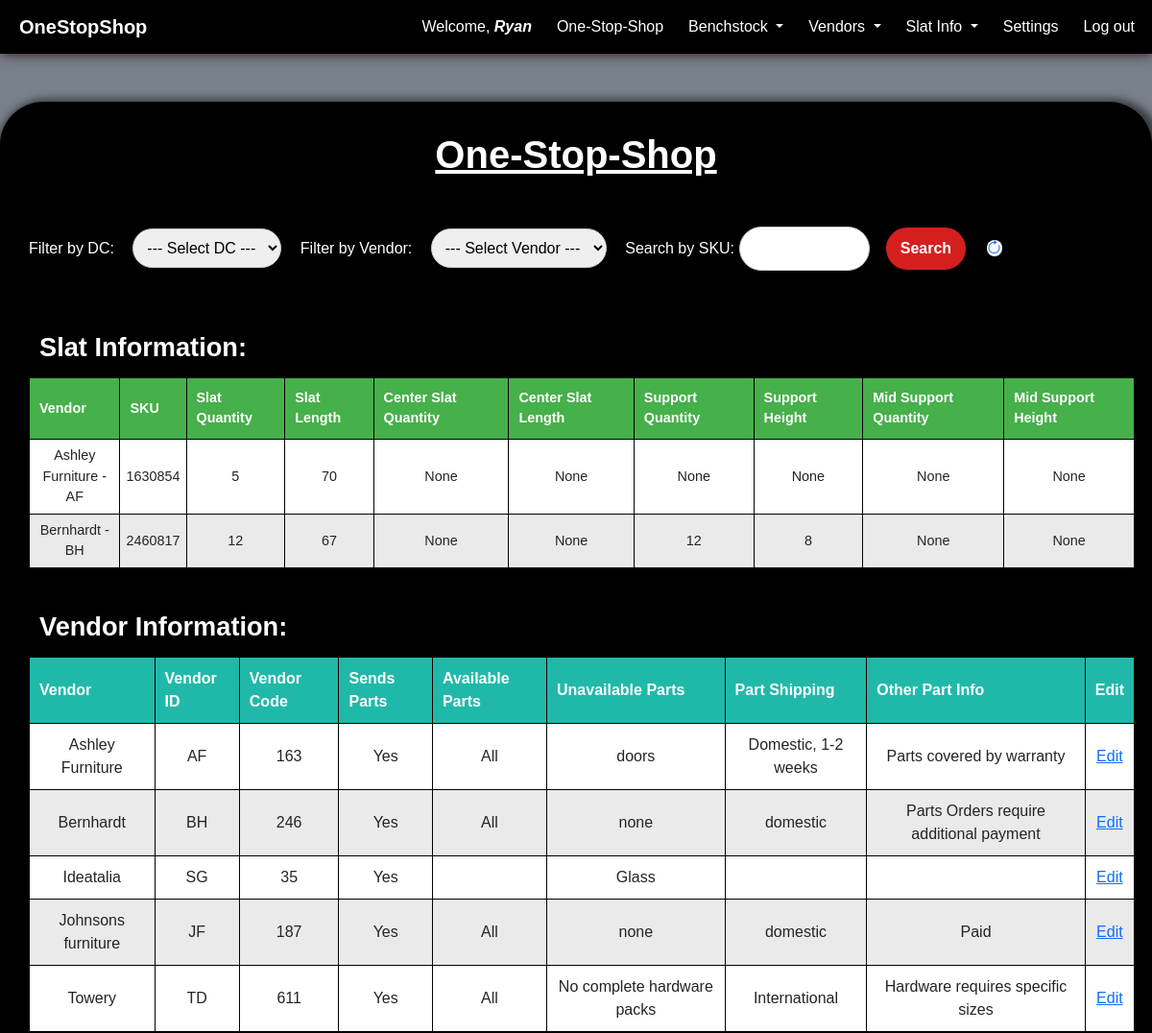
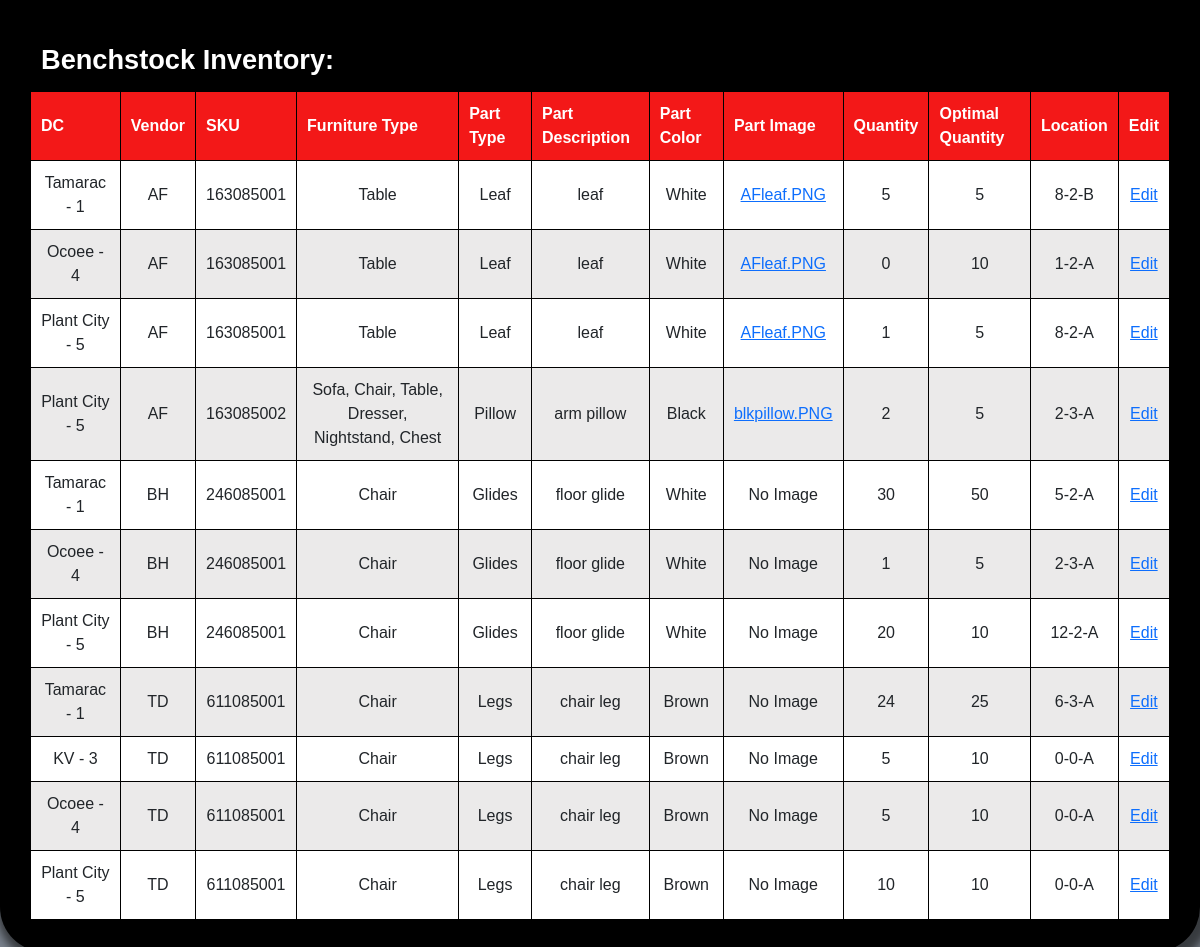
Screenshot of /crud_app/one_stop_shop (signed in) with the database file from the repository (2 pictures, top to bottom).
### crud_app/models.py (models this page shows, shortened)
class SlatInformation(models.Model):
    vendor = models.ForeignKey(Vendors, on_delete=models.SET_NULL, null=True)
    sku = models.PositiveIntegerField(unique=True)
    slat_amount = models.PositiveIntegerField(blank=True, null=True)
    slat_length = models.PositiveIntegerField(blank=True, null=True)
    center_slat_amount = models.PositiveIntegerField(blank=True, null=True)
    center_slat_length = models.PositiveIntegerField(blank=True, null=True)
    support_amount = models.PositiveIntegerField(blank=True, null=True)
    support_height = models.PositiveIntegerField(blank=True, null=True)
    mid_support_amount = models.PositiveIntegerField(blank=True, null=True)
    mid_support_height = models.PositiveIntegerField(blank=True, null=True)

class Vendors(models.Model):
    vendor_name = models.CharField(max_length=100 ,unique=True)
    vendor_id = models.CharField(max_length=4 ,unique=True)
    vendor_code = models.PositiveSmallIntegerField(unique=True)
    SEND_PART_CHOICES = [
        ('Yes', 'Yes'),
        ('No', 'No'),
    ]
    sends_parts = models.CharField(choices=SEND_PART_CHOICES, max_length=3, default='Yes')
    available_parts = models.CharField(max_length=500, blank=True)
    unavailable_parts = models.CharField(max_length=500, blank=True)
    part_shipping = models.CharField(max_length=400, blank=True)
    other_part_info = models.CharField(max_length=400, blank=True)
    def __str__(self):
        return f"{self.vendor_name} - {self.vendor_id}"

class Benchstock_part_in_DC(models.Model):
    dc = models.ForeignKey(DC, on_delete=models.CASCADE)
    benchstock_part = models.ForeignKey(Benchstock_part, on_delete=models.CASCADE)
    quantity = models.PositiveSmallIntegerField()
    optimal_quantity = models.PositiveSmallIntegerField()
    rack_number = models.PositiveSmallIntegerField()
    shelf_number = models.PositiveSmallIntegerField()
    SELF_SIDE_CHOICES = [
        ('A','A'),
        ('B','B'),
    ]
    shelf_side = models.CharField(choices=SELF_SIDE_CHOICES, max_length=1)
    class Meta:
        unique_together = [['dc', 'benchstock_part']]

class DC(models.Model):
    dc_name = models.CharField(max_length=80, unique=True)
    dc_number = models.PositiveSmallIntegerField(unique=True)
    rack_amount = models.SmallIntegerField()
    shelf_per_rack = models.SmallIntegerField()
    def __str__(self):
        return f"{self.dc_name} - {self.dc_number}"

class Benchstock_part(models.Model):
    vendor = models.ForeignKey(Vendors, on_delete=models.SET_NULL, null=True)
    benchstock_sku = models.PositiveIntegerField(unique=True, editable=False)
    furniture_type = models.ManyToManyField(Furniture)
    part_type = models.ForeignKey(Parts, on_delete=models.SET_NULL, null=True)
    part_description = models.CharField(max_length=50, blank=True)
    part_color = models.ForeignKey(Color, on_delete=models.SET_NULL, null=True)
    part_image = models.ImageField(null=True, storage=DefaultStorage())
    ACTIVE_CHOICES =  [
        ('Active', 'Active'),
        ('Discontinued', 'Discontinued'),
    ]
    discontinued = models.CharField(choices=ACTIVE_CHOICES, max_length=30, default='Active')
    class Meta:
        unique_together = [['vendor','part_type','part_description','part_color']]

class Furniture(models.Model):
    furniture_categories = models.CharField(max_length=40, unique=True)
    def __str__(self):
        return f"{self.furniture_categories}"

class Parts(models.Model):
    part_categories = models.CharField(max_length=40, unique=True)
    def __str__(self):
        return f"{self.part_categories}"

class Color(models.Model):
    color_options = models.CharField(max_length=30, unique=True)
    def __str__(self):
        return f"{self.color_options}"

### crud_app/views.py (the view)
# urls.py: path('one_stop_shop', views.one_stop_shop, name='one_stop_shop'),
def one_stop_shop(request):
    benchstock_parts_in_dc = Benchstock_part_in_DC.objects.all().order_by('benchstock_part__vendor__vendor_name', 'dc__dc_number')
    slat_info = SlatInformation.objects.all().order_by('vendor__vendor_name')
    vendors = Vendors.objects.all().order_by('vendor_name')
    dc_choices = DC.objects.values_list('dc_name', flat=True).distinct()
    vendor_choices = Vendors.objects.values_list('vendor_id', flat=True).distinct()
    dc_filter = request.GET.get('dc_filter')
    vendor_filter = request.GET.get('vendor_filter')
    sku_filter = request.GET.get('sku_filter')
    if dc_filter:
        benchstock_parts_in_dc = benchstock_parts_in_dc.filter(dc__dc_name=dc_filter)
    if vendor_filter:
        slat_info = slat_info.filter(vendor__vendor_id=vendor_filter)
        vendors = vendors.filter(vendor_id=vendor_filter)
        benchstock_parts_in_dc = benchstock_parts_in_dc.filter(benchstock_part__vendor__vendor_id=vendor_filter)
    if sku_filter:
        slat_info = slat_info.filter(sku__icontains=sku_filter)
    return render(request, 'crud_app/one_stop_shop.html',{'benchstock_parts_in_dc':benchstock_parts_in_dc, 'dc_choices':dc_choices, 'vendor_choices':vendor_choices, 'slat_info':slat_info, 'vendors':vendors})

### crud_app/templates/crud_app/one_stop_shop.html (shortened to what this page needs)
{% extends 'crud_app/base.html' %}
{% load static %}
{% block additional_css %}
<link rel="stylesheet" href="{% static 'crud_app/css/onestopshop.css' %}">
{% endblock %}
{% block content %}
{%if user.is_authenticated%}
<div class="oss-container">
    <h1 class="oss-title">One-Stop-Shop</h1>
    <form method="get" action="">
        <label for="dc_filter">Filter by DC:</label>
        <select name="dc_filter">
            <option value="">--- Select DC ---</option>
        </select>
        <label for="vendor_filter">Filter by Vendor:</label>
        <select name="vendor_filter">
            <option value="">--- Select Vendor ---</option>
        </select>
        <label for="sku_filter">Search by SKU:</label>
        <input class="sku-input" type="text" name="sku_filter" value="{{ request.GET.sku_filter }}">
        <input class="submit-btn" type="submit" value="Search">
        <a href="{% url 'crud_app:one_stop_shop' %}" class="reset-btn"><i class="bi bi-arrow-clockwise"></i></a>
    </form>
    <div class="all-slats-table-wrapper">
        <table class="all-slats-table">
            <thead>
                <tr>
                    <th colspan="10" style="background-color: black; font-size: 1.7rem;">Slat Information:</th>
                </tr>
                <tr>
                    <th>Vendor</th>
                    <th>SKU</th>
                    <th>Slat Quantity</th>
                    <th>Slat Length</th>
                    <th>Center Slat Quantity</th>
                    <th>Center Slat Length</th>
                    <th>Support Quantity</th>
                    <th>Support Height</th>
                    <th>Mid Support Quantity</th>
                    <th>Mid Support Height</th>
                </tr>
            </thead>
            <tbody>
                {% for slats in slat_info %}
                <tr>
                    <td>{{slats.vendor}}</td>
                    <td>{{slats.sku}}</td>
                    <td>{{slats.slat_amount}}</td>
                    <td>{{slats.slat_length}}</td>
                    <td>{{slats.center_slat_amount}}</td>
                    <td>{{slats.center_slat_length}}</td>
                    <td>{{slats.support_amount}}</td>
                    <td>{{slats.support_height}}</td>
                    <td>{{slats.mid_support_amount}}</td>
                    <td>{{slats.mid_support_height}}</td>
                </tr>
                {% endfor %}
            </tbody>
        </table>
    </div>
    <div class="all-vendors-table-wrapper">
        <table class="all-vendors-table">
            <thead>
                <tr>
                    <th colspan="9" style="background-color: black; font-size: 1.7rem;">Vendor Information:</th>
                </tr>
                <tr>
                    <th>Vendor</th>
                    <th>Vendor ID</th>
                    <th>Vendor Code</th>
                    <th>Sends Parts</th>
                    <th>Available Parts</th>
                    <th>Unavailable Parts</th>
                    <th>Part Shipping</th>
                    <th>Other Part Info</th>
                    <th>Edit</th>
                </tr>
            </thead>
            <tbody>
                {% for vendor in vendors %}
                <tr>
                    <td>{{vendor.vendor_name}}</td>
                    <td>{{vendor.vendor_id}}</td>
                    <td>{{vendor.vendor_code}}</td>
                    <td>{{vendor.sends_parts}}</td>
                    <td>{{vendor.available_parts}}</td>
                    <td>{{vendor.unavailable_parts}}</td>
                    <td>{{vendor.part_shipping}}</td>
                    <td>{{vendor.other_part_info}}</td>
                    <td><a href="{% url 'crud_app:edit_vendors' vendor.id %}">Edit</a></td>
                </tr>
                {% endfor %}
            </tbody>
        </table>
    </div>
    <div class="all-dc-skus-table-wrapper">
        <table class="all-dc-skus-table">
            <thead>
                <tr>
                    <th colspan="12" style="background-color: black; font-size: 1.7rem;">Benchstock Inventory:</th>
                </tr>
                <tr>
                    <th>DC</th>
                    <th>Vendor</th>
                    <th>SKU</th>
                    <th>Furniture Type</th>
                    <th>Part Type</th>
                    <th>Part Description</th>
                    <th>Part Color</th>
                    <th>Part Image</th>
                    <th>Quantity</th>
                    <th>Optimal Quantity</th>
                    <th>Location</th>
                    <th>Edit</th>
                </tr>
            </thead>
            <tbody>
                {% for sku in benchstock_parts_in_dc %}
                <tr>
                    <td>{{sku.dc}}</td>
                    <td>{{sku.benchstock_part.vendor.vendor_id}}</td>
                    <td>{{sku.benchstock_part.benchstock_sku}}</td>
                    <td>
                        {% for furniture in sku.benchstock_part.furniture_type.all %}
                        {{ furniture }}{% if not forloop.last %}, {% endif %}
                        {% endfor %}
                </td>
                    <td>{{sku.benchstock_part.part_type}}</td>
                    <td>{{sku.benchstock_part.part_description}}</td>
                    <td>{{sku.benchstock_part.part_color}}</td>
                    <td>
                        {% if sku.benchstock_part.part_image %}
                            <a href="{{ sku.benchstock_part.part_image.url }}" target="_blank">{{ sku.benchstock_part.part_image }}</a>
                        {% else %}
                            No Image
                        {% endif %}
                    </td>
                    <td>{{sku.quantity}}</td>
                    <td>{{sku.optimal_quantity}}</td>
                    <td>{{sku.rack_number}}-{{sku.shelf_number}}-{{sku.shelf_side}}</td>
                    <td><a href="{% url 'crud_app:edit_dc_parts' sku.id %}">Edit</a></td>
                </tr>
                {% endfor %}
            </tbody>
        </table>
    </div>
</div>
{%endif%}
{% endblock %}

### crud_app/templates/crud_app/base.html (shortened to what this page needs)
{% load static %}
<!DOCTYPE html>
<html lang="en">
<head>
    <link href="https://cdn.jsdelivr.net/npm/bootstrap@5.3.2/dist/css/bootstrap.min.css" rel="stylesheet">
    <link rel="stylesheet" href="https://cdn.jsdelivr.net/npm/bootstrap-icons@1.11.2/font/bootstrap-icons.min.css">
    <link rel="stylesheet" href="{% static 'crud_app/css/base.css' %}">
    {% block additional_css %}{% endblock %}
</head>
<body>
    <nav class="navbar navbar-expand-lg navbar-light">
        <a class="navbar-brand text-white" href="{% url 'crud_app:index' %}"><b>OneStopShop</b></a>
        <div class="collapse navbar-collapse" id="navbarNavDropdown">
            <ul class="navbar-nav ms-auto">
            {% if user.is_authenticated %}
            <li class="nav-item">
                <a class="nav-link text-white" href="#">Welcome, <i><b>{{ user.first_name }}</b></i></a>
            </li>
                <li class="nav-item">
                    <a class="nav-link text-white" href="{% url 'crud_app:one_stop_shop' %}">One-Stop-Shop</a>
                </li>
                <li class="nav-item dropdown">
                    <a class="nav-link dropdown-toggle text-white" href="#" id="navbarDropdownMenuLink" role="button" data-toggle="dropdown"
                        aria-haspopup="true" aria-expanded="false">
                        Benchstock
                    </a>
                </li>
                <li class="nav-item dropdown">
                    <a class="nav-link dropdown-toggle text-white" href="#" id="navbarDropdownMenuLink" role="button" data-toggle="dropdown"
                        aria-haspopup="true" aria-expanded="false">
                        Vendors
                    </a>
                </li>
                <li class="nav-item dropdown">
                    <a class="nav-link dropdown-toggle text-white" href="#" id="navbarDropdownMenuLink" role="button" data-toggle="dropdown"
                        aria-haspopup="true" aria-expanded="false">
                        Slat Info
                    </a>
                </li>
                <li class="nav-item">
                    <a class="nav-link text-white" href="{% url 'crud_app:settings' %}">Settings</a>
                </li>
                <li class="nav-item">
                    <a class="nav-link text-white" href="#" onclick="confirmLogout()">Log out</a>
                </li>
            {% else %}
                <li class="nav-item" id="nav-login">
                    <a class="nav-link text-white" href="{% url 'crud_app:index' %}">Login Required</a>
                </li>
            {% endif %}
            </ul>
        </div>
    </nav>
    {% block content %}{% endblock %}
</html>

### rows the page displays
SlatInformation: vendor "Ashley Furniture - AF", sku "1630854", slat_amount "5", slat_length "70", center_slat_amount "None", center_slat_length "None", support_amount "None", support_height "None", mid_support_amount "None", mid_support_height "None"
SlatInformation: vendor "Bernhardt - BH", sku "2460817", slat_amount "12", slat_length "67", center_slat_amount "None", center_slat_length "None", support_amount "12", support_height "8", mid_support_amount "None", mid_support_height "None"
Vendors: vendor_name "Ashley Furniture", vendor_id "AF", vendor_code "163", sends_parts "Yes", available_parts "All", unavailable_parts "doors", part_shipping "Domestic, 1-2 weeks", other_part_info "Parts covered by warranty"
Vendors: vendor_name "Bernhardt", vendor_id "BH", vendor_code "246", sends_parts "Yes", available_parts "All", unavailable_parts "none", part_shipping "domestic", other_part_info "Parts Orders require additional payment"
Vendors: vendor_name "Ideatalia", vendor_id "SG", vendor_code "35", sends_parts "Yes", unavailable_parts "Glass"
Vendors: vendor_name "Johnsons furniture", vendor_id "JF", vendor_code "187", sends_parts "Yes", available_parts "All", unavailable_parts "none", part_shipping "domestic", other_part_info "Paid"
Vendors: vendor_name "Towery", vendor_id "TD", vendor_code "611", sends_parts "Yes", available_parts "All", unavailable_parts "No complete hardware packs", part_shipping "International", other_part_info "Hardware requires specific sizes"
Benchstock_part_in_DC: dc "Tamarac - 1", benchstock_part.vendor.vendor_id "AF", benchstock_part.benchstock_sku "163085001", benchstock_part.part_type "Leaf", benchstock_part.part_description "leaf", benchstock_part.part_color "White", benchstock_part.part_image "AFleaf.PNG", quantity "5", optimal_quantity "5", rack_number "8", shelf_number "2", shelf_side "B"
Furniture: furniture_categories "Table"
Benchstock_part_in_DC: dc "Ocoee - 4", benchstock_part.vendor.vendor_id "AF", benchstock_part.benchstock_sku "163085001", benchstock_part.part_type "Leaf", benchstock_part.part_description "leaf", benchstock_part.part_color "White", benchstock_part.part_image "AFleaf.PNG", quantity "0", optimal_quantity "10", rack_number "1", shelf_number "2", shelf_side "A"
Benchstock_part_in_DC: dc "Plant City - 5", benchstock_part.vendor.vendor_id "AF", benchstock_part.benchstock_sku "163085001", benchstock_part.part_type "Leaf", benchstock_part.part_description "leaf", benchstock_part.part_color "White", benchstock_part.part_image "AFleaf.PNG", quantity "1", optimal_quantity "5", rack_number "8", shelf_number "2", shelf_side "A"
Benchstock_part_in_DC: dc "Plant City - 5", benchstock_part.vendor.vendor_id "AF", benchstock_part.benchstock_sku "163085002", benchstock_part.part_type "Pillow", benchstock_part.part_description "arm pillow", benchstock_part.part_color "Black", benchstock_part.part_image "blkpillow.PNG", quantity "2", optimal_quantity "5", rack_number "2", shelf_number "3", shelf_side "A"
Furniture: furniture_categories "Sofa"
Furniture: furniture_categories "Chair"
Furniture: furniture_categories "Dresser"
Furniture: furniture_categories "Nightstand"
Furniture: furniture_categories "Chest"
Benchstock_part_in_DC: dc "Tamarac - 1", benchstock_part.vendor.vendor_id "BH", benchstock_part.benchstock_sku "246085001", benchstock_part.part_type "Glides", benchstock_part.part_description "floor glide", benchstock_part.part_color "White", shows "No Image", quantity "30", optimal_quantity "50", rack_number "5", shelf_number "2", shelf_side "A"
Benchstock_part_in_DC: dc "Ocoee - 4", benchstock_part.vendor.vendor_id "BH", benchstock_part.benchstock_sku "246085001", benchstock_part.part_type "Glides", benchstock_part.part_description "floor glide", benchstock_part.part_color "White", shows "No Image", quantity "1", optimal_quantity "5", rack_number "2", shelf_number "3", shelf_side "A"
Benchstock_part_in_DC: dc "Plant City - 5", benchstock_part.vendor.vendor_id "BH", benchstock_part.benchstock_sku "246085001", benchstock_part.part_type "Glides", benchstock_part.part_description "floor glide", benchstock_part.part_color "White", shows "No Image", quantity "20", optimal_quantity "10", rack_number "12", shelf_number "2", shelf_side "A"
Benchstock_part_in_DC: dc "Tamarac - 1", benchstock_part.vendor.vendor_id "TD", benchstock_part.benchstock_sku "611085001", benchstock_part.part_type "Legs", benchstock_part.part_description "chair leg", benchstock_part.part_color "Brown", shows "No Image", quantity "24", optimal_quantity "25", rack_number "6", shelf_number "3", shelf_side "A"
Benchstock_part_in_DC: dc "KV - 3", benchstock_part.vendor.vendor_id "TD", benchstock_part.benchstock_sku "611085001", benchstock_part.part_type "Legs", benchstock_part.part_description "chair leg", benchstock_part.part_color "Brown", shows "No Image", quantity "5", optimal_quantity "10", rack_number "0", shelf_number "0", shelf_side "A"
Benchstock_part_in_DC: dc "Ocoee - 4", benchstock_part.vendor.vendor_id "TD", benchstock_part.benchstock_sku "611085001", benchstock_part.part_type "Legs", benchstock_part.part_description "chair leg", benchstock_part.part_color "Brown", shows "No Image", quantity "5", optimal_quantity "10", rack_number "0", shelf_number "0", shelf_side "A"
Benchstock_part_in_DC: dc "Plant City - 5", benchstock_part.vendor.vendor_id "TD", benchstock_part.benchstock_sku "611085001", benchstock_part.part_type "Legs", benchstock_part.part_description "chair leg", benchstock_part.part_color "Brown", shows "No Image", quantity "10", optimal_quantity "10", rack_number "0", shelf_number "0", shelf_side "A"

### other values shown
{{ user.first_name }} "Ryan"
